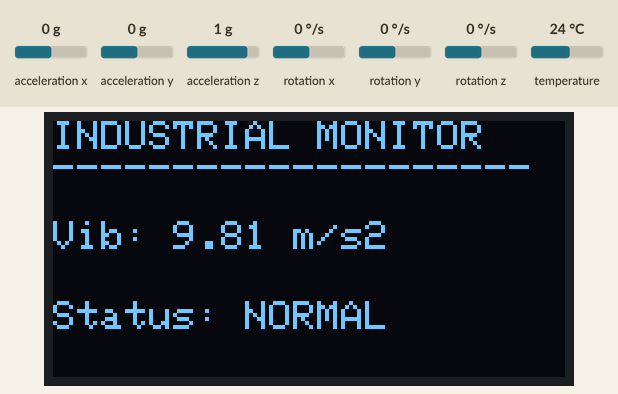
This sketch was run on a simulated Arduino Uno, built with avr-gcc and run on an emulated ATmega328P. On the bench: 128×64 one-colour display. The test bench sets the inputs (shaded band); at power-on: acceleration x 0 g, acceleration y 0 g, acceleration z 1 g, rotation x 0 °/s, rotation y 0 °/s, rotation z 0 °/s, temperature 24 °C. What the sketch prints to the serial monitor is not drawn.

Above: at 2.2 s.
2.3 s: acceleration x set to -1.4 g
At 3.4 s:
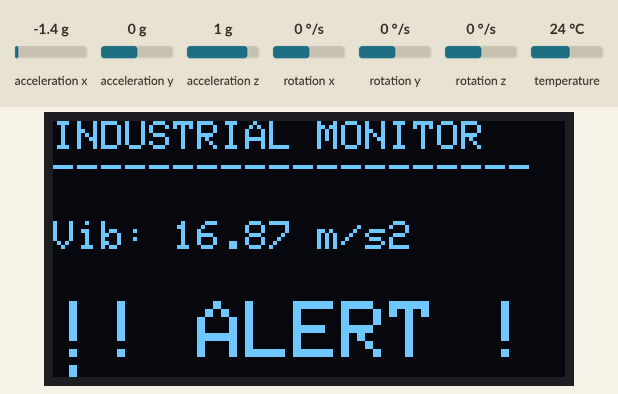
4.0 s: acceleration y set to -1.4 g
At 5.3 s:
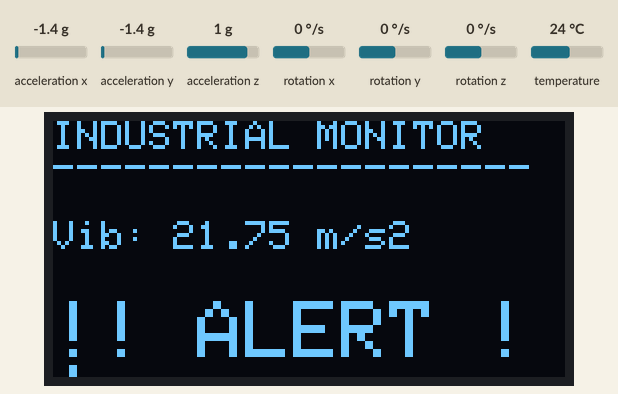
5.6 s: acceleration z set to -1.4 g
At 7.0 s:
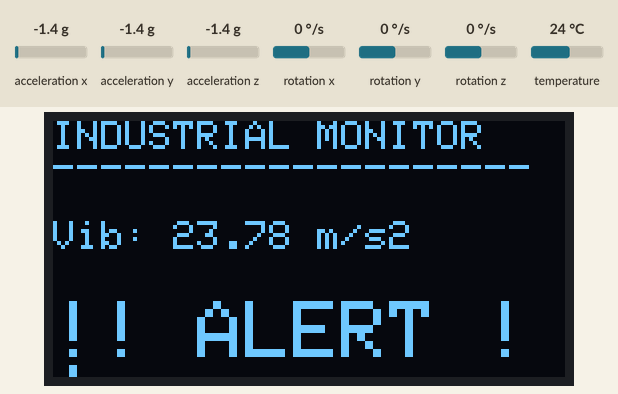
7.3 s: acceleration x set to -0.8 g
At 8.0 s:
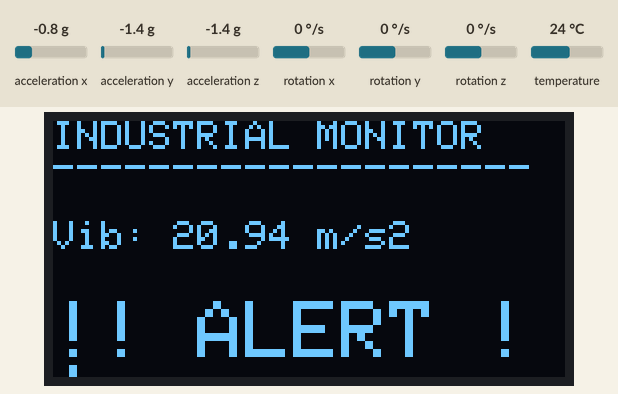
Timing chart, 0 to 9.9 s (numbered marks = the images above; inputs shaded):
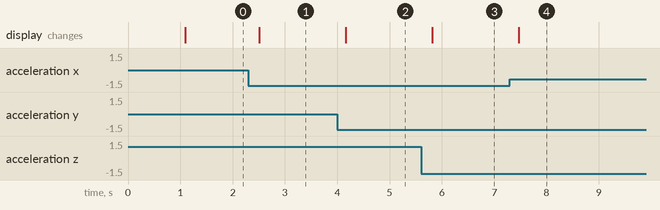

The sketch:

vibration_monitor.ino
```cpp
#include <Wire.h>
#include <Adafruit_GFX.h>
#include <Adafruit_SSD1306.h>
#include <Adafruit_MPU6050.h>
#include <Adafruit_Sensor.h>

#define SCREEN_WIDTH 128
#define SCREEN_HEIGHT 64
Adafruit_SSD1306 display(SCREEN_WIDTH, SCREEN_HEIGHT, &Wire, -1);
Adafruit_MPU6050 mpu;

const float VIBRATION_THRESHOLD = 15.0;

void setup() {
  Serial.begin(115200);

  // OLED Initialization
  if(!display.begin(SSD1306_SWITCHCAPVCC, 0x3C)) {
    Serial.println(F("SSD1306 allocation failed"));
    for(;;);
  }
  display.clearDisplay();
  display.setTextSize(1);
  display.setTextColor(WHITE);
  display.setCursor(0, 10);
  display.println("BMS / VIB MONITOR");
  display.display();

  // MPU6050 Initialization
  if (!mpu.begin()) { while (1) yield(); }
  delay(1000);
}

void loop() {
  sensors_event_t a, g, temp;
  mpu.getEvent(&a, &g, &temp);

  float intensity = sqrt(sq(a.acceleration.x) + sq(a.acceleration.y) + sq(a.acceleration.z));

  // Update OLED Display
  display.clearDisplay();
  display.setCursor(0, 0);
  display.setTextSize(1);
  display.println("INDUSTRIAL MONITOR");
  display.println("--------------------");

  display.setCursor(0, 25);
  display.print("Vib: ");
  display.print(intensity);
  display.println(" m/s2");

  display.setCursor(0, 45);
  if (intensity > VIBRATION_THRESHOLD) {
    display.setTextSize(2);
    display.println("!! ALERT !!");
    Serial.println("CRITICAL VIBRATION!");
  } else {
    display.setTextSize(1);
    display.println("Status: NORMAL");
  }

  display.display();
  delay(200);
}
```

Measured:
- after the input at 2.3 s, the display: changes after 0.21 s (image 1)
- after the input at 4.0 s, the display: changes after 0.16 s (image 2)
- after the input at 5.6 s, the display: changes after 0.21 s (image 3)
- after the input at 7.3 s, the display: changes after 0.17 s (image 4)
